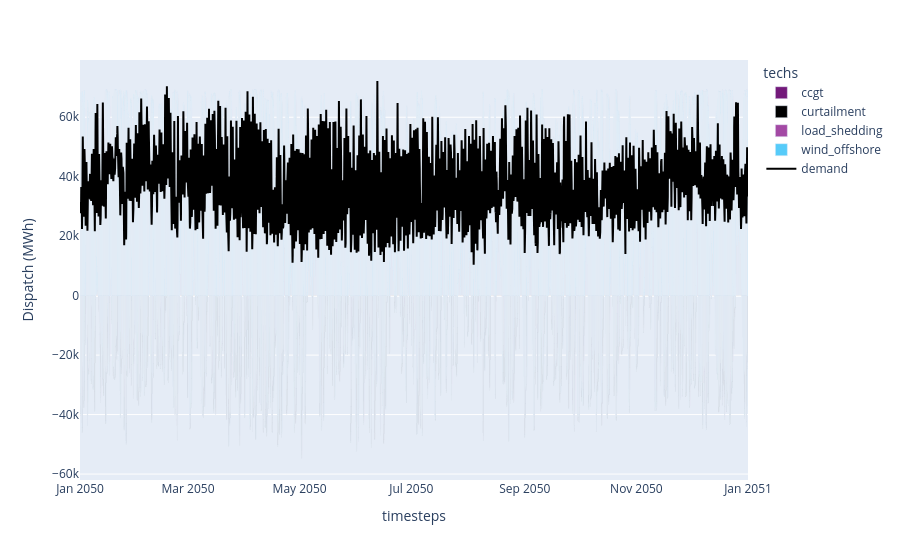

Notebook code for this chart:
### Code cell
# Dispatch plots can be generated directly from the saved model results
plot_dispatch(model_path='results/default_results.nc', plot_export_path='results/default_dispatch.html')

### Figure 1 — Plotly figure (JSON) as saved in the notebook; plotly's stock layout.template omitted (floating-point values rounded to 4 significant figures; data arrays with more than 128 entries replaced by an {"elided": "..."} marker saying what was removed)
{"data": [{"hovertemplate": "techs=ccgt<br>timesteps=%{x}<br>Dispatch (MWh)=%{y}<extra></extra>", "legendgroup": "ccgt", "marker": {"color": "#73197A", "pattern": {"shape": ""}}, "name": "ccgt", "orientation": "v", "showlegend": true, "textposition": "auto", "type": "bar", "x": {"elided": "8759 str values"}, "xaxis": "x", "y": {"elided": "8759 float values"}, "yaxis": "y"}, {"hovertemplate": "techs=curtailment<br>timesteps=%{x}<br>Dispatch (MWh)=%{y}<extra></extra>", "legendgroup": "curtailment", "marker": {"color": "#000000", "pattern": {"shape": ""}}, "name": "curtailment", "orientation": "v", "showlegend": true, "textposition": "auto", "type": "bar", "x": {"elided": "8759 str values"}, "xaxis": "x", "y": {"elided": "8759 float values"}, "yaxis": "y"}, {"hovertemplate": "techs=load_shedding<br>timesteps=%{x}<br>Dispatch (MWh)=%{y}<extra></extra>", "legendgroup": "load_shedding", "marker": {"color": "#A349A4", "pattern": {"shape": ""}}, "name": "load_shedding", "orientation": "v", "showlegend": true, "textposition": "auto", "type": "bar", "x": {"elided": "8759 str values"}, "xaxis": "x", "y": {"elided": "8759 float values"}, "yaxis": "y"}, {"hovertemplate": "techs=wind_offshore<br>timesteps=%{x}<br>Dispatch (MWh)=%{y}<extra></extra>", "legendgroup": "wind_offshore", "marker": {"color": "#56CBF9", "pattern": {"shape": ""}}, "name": "wind_offshore", "orientation": "v", "showlegend": true, "textposition": "auto", "type": "bar", "x": {"elided": "8760 str values"}, "xaxis": "x", "y": {"elided": "8760 float values"}, "yaxis": "y"}, {"marker": {"color": "black"}, "name": "demand", "type": "scatter", "x": {"elided": "8760 str values"}, "y": {"elided": "8760 float values"}}], "layout": {"barmode": "relative", "legend": {"title": {"text": "techs"}, "tracegroupgap": 0}, "margin": {"t": 60}, "xaxis": {"anchor": "y", "domain": [0, 1], "title": {"text": "timesteps"}}, "yaxis": {"anchor": "x", "domain": [0, 1], "title": {"text": "Dispatch (MWh)"}}}}
